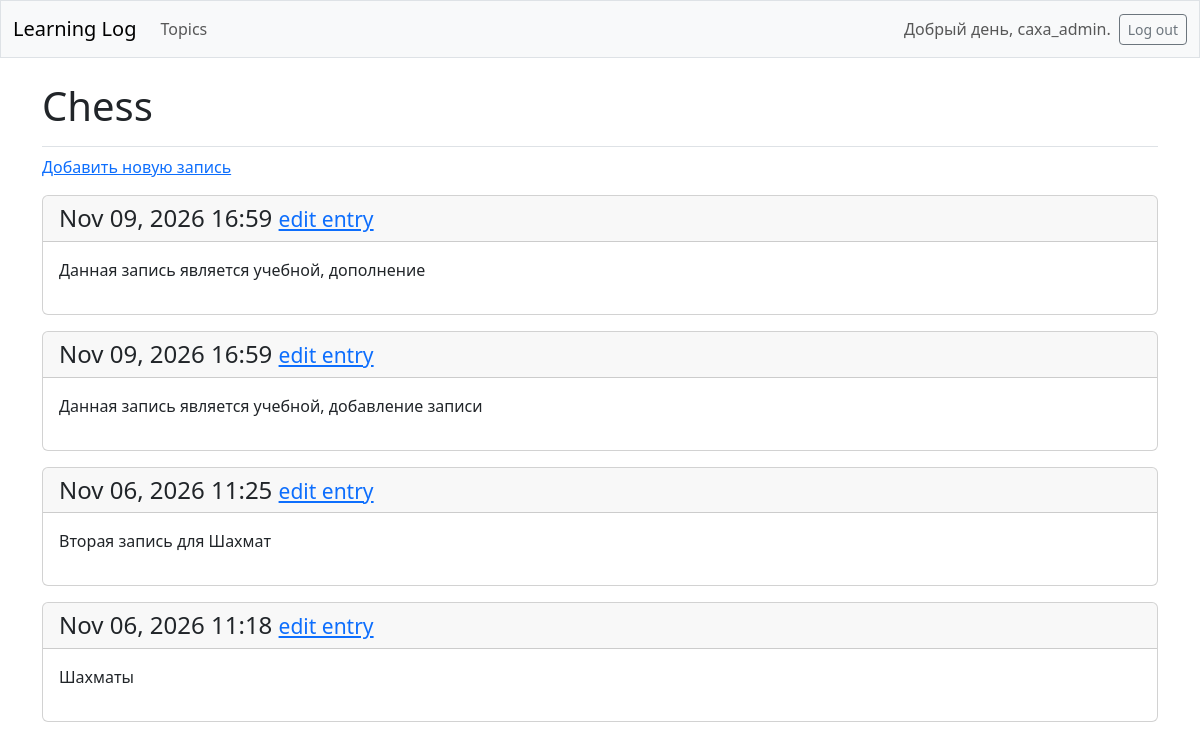
The page /topics/1/ (signed in) on the database its author committed.
### learning_logs/models.py (models this page shows, shortened)
class Topic(models.Model):
    text = models.CharField(max_length=200)
    date_added = models.DateTimeField(auto_now_add=True)
    owner = models.ForeignKey(User, on_delete=models.CASCADE)

class Entry(models.Model):
    topic = models.ForeignKey(Topic, on_delete=models.CASCADE)
    text = models.TextField()
    date_added = models.DateTimeField(auto_now_add=True)
    class Meta:
        verbose_name_plural = 'entries'

### learning_logs/views.py (the view)
# urls.py: path('topics/<int:topic_id>/', views.topic, name='topic'),
@login_required
def topic(request, topic_id):
    topic = Topic.objects.get(id=topic_id)
    check_topic_owner(request, topic)  # ← сюда
    if topic.owner != request.user:
        raise Http404
    entries = topic.entry_set.order_by('-date_added')
    context = {'topic': topic, 'entries': entries}
    return render(request, 'learning_logs/topic.html', context)

### learning_logs/views.py (called while the page is built)
def check_topic_owner(request, topic):
    if topic.owner != request.user:
        raise Http404

### learning_logs/templates/learning_logs/topic.html
{% extends 'learning_logs/base.html' %}
{% block page_header %}
  <h1>{{ topic.text }}</h1>
{% endblock page_header %}
{% block content %}
  <p>
    <a href="{% url 'learning_logs:new_entry' topic.id %}">Добавить новую запись</a>
  </p>
  {% for entry in entries %}
    <div class="card mb-3">
      <h4 class="card-header">
        {{ entry.date_added|date:'M d, Y H:i' }}
        <small><a href="{% url 'learning_logs:edit_entry' entry.id %}">
          edit entry</a></small>
      </h4>
      <div class="card-body">{{ entry.text|linebreaks }}</div>
    </div>
  {% empty %}
    <p>Пока нет записей по этой теме.</p>
  {% endfor %}
{% endblock content %}

### learning_logs/templates/learning_logs/base.html (shortened to what this page needs)
<!doctype html>
<html lang="en">
<head>
  {% load django_bootstrap5 %}
  {% bootstrap_css %}
</head>
<body>
  <nav class="navbar navbar-expand-md navbar-light bg-light mb-4 border">
    <div class="container-fluid">
      <a class="navbar-brand" href="{% url 'learning_logs:index' %}">
          Learning Log</a>
      <div class="collapse navbar-collapse" id="navbarCollapse">
        <ul class="navbar-nav me-auto mb-2 mb-md-0">
          <li class="nav-item">
            <a class="nav-link" href="{% url 'learning_logs:topics' %}">
              Topics</a></li>
        </ul>
        <ul class="navbar-nav ms-auto mb-2 mb-md-0">
          {% if user.is_authenticated %}
            <li class="nav-item">
              <span class="navbar-text me-2">Добрый день, {{ user.username }}.
                </span></li>
          {% endif %}
        </ul>
        {% if user.is_authenticated %}
          <form action="{% url 'accounts:logout' %}" method='post'>
            <button name='submit' class='btn btn-outline-secondary btn-sm'>
              Log out</button>
          </form>
        {% endif %}
      </div>
    </div>
  </nav>
  <main class="container">
    <div class="pb-2 mb-2 border-bottom">
      {% block page_header %}{% endblock page_header %}
    </div>
    <div>
      {% block content %}{% endblock content %}
    </div>
  </main>
</body>
</html>

### rows shown on the page
Topic: text "Chess"
Entry: date_added "Nov 09, 2026 16:59", text "Данная запись является учебной, дополнение"
Entry: date_added "Nov 09, 2026 16:59", text "Данная запись является учебной, добавление записи"
Entry: date_added "Nov 06, 2026 11:25", text "Вторая запись для Шахмат"
Entry: date_added "Nov 06, 2026 11:18", text "Шахматы"

### other values the page prints
{{ user.username }} "caxa_admin"
